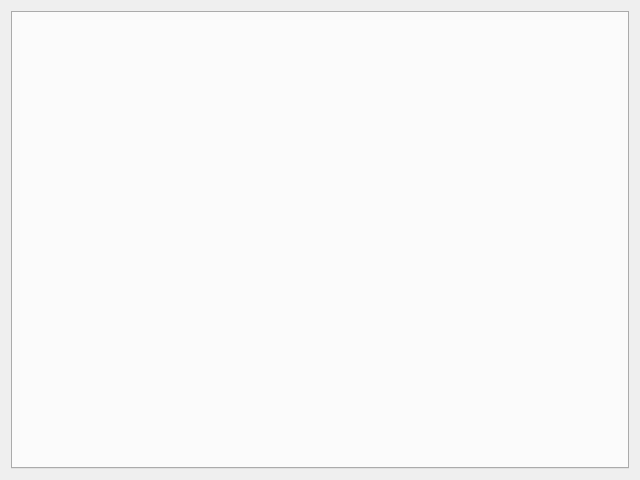
<?xml version="1.0" encoding="UTF-8"?>
<ui version="4.0">
 <class>MainWindow</class>
 <widget class="QMainWindow" name="MainWindow">
  <property name="geometry">
   <rect>
    <x>0</x>
    <y>0</y>
    <width>640</width>
    <height>480</height>
   </rect>
  </property>
  <property name="windowTitle">
   <string>Редактор диалогов</string>
  </property>
  <widget class="QWidget" name="centralWidget">
   <layout class="QVBoxLayout" name="verticalLayout">
    <item>
     <widget class="QTabWidget" name="tabWidget">
      <property name="tabPosition">
       <enum>QTabWidget::North</enum>
      </property>
      <property name="currentIndex">
       <number>-1</number>
      </property>
     </widget>
    </item>
   </layout>
  </widget>
  <widget class="QMenuBar" name="menuBar">
   <property name="geometry">
    <rect>
     <x>0</x>
     <y>0</y>
     <width>640</width>
     <height>21</height>
    </rect>
   </property>
  </widget>
 </widget>
 <layoutdefault spacing="6" margin="11"/>
 <resources/>
 <connections/>
</ui>
